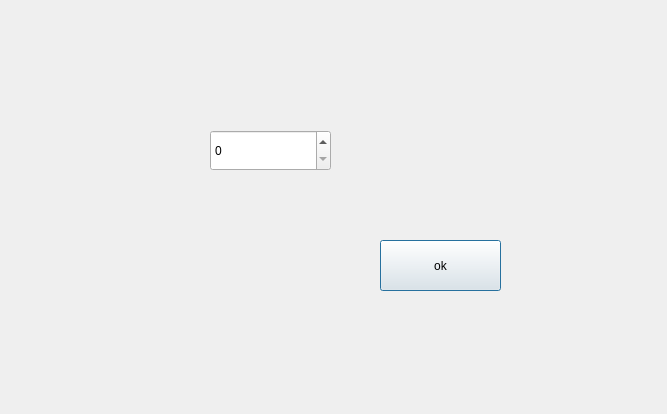
<?xml version="1.0" encoding="UTF-8"?>
<ui version="4.0">
 <class>Dialog</class>
 <widget class="QDialog" name="Dialog">
  <property name="geometry">
   <rect>
    <x>0</x>
    <y>0</y>
    <width>667</width>
    <height>414</height>
   </rect>
  </property>
  <property name="windowTitle">
   <string>Dialog</string>
  </property>
  <widget class="QSpinBox" name="spinBox">
   <property name="geometry">
    <rect>
     <x>210</x>
     <y>130</y>
     <width>121</width>
     <height>41</height>
    </rect>
   </property>
   <property name="sizePolicy">
    <sizepolicy hsizetype="Fixed" vsizetype="Fixed">
     <horstretch>0</horstretch>
     <verstretch>0</verstretch>
    </sizepolicy>
   </property>
  </widget>
  <widget class="QPushButton" name="pushButton">
   <property name="geometry">
    <rect>
     <x>380</x>
     <y>240</y>
     <width>121</width>
     <height>51</height>
    </rect>
   </property>
   <property name="text">
    <string>ok</string>
   </property>
  </widget>
 </widget>
 <resources/>
 <connections/>
</ui>
